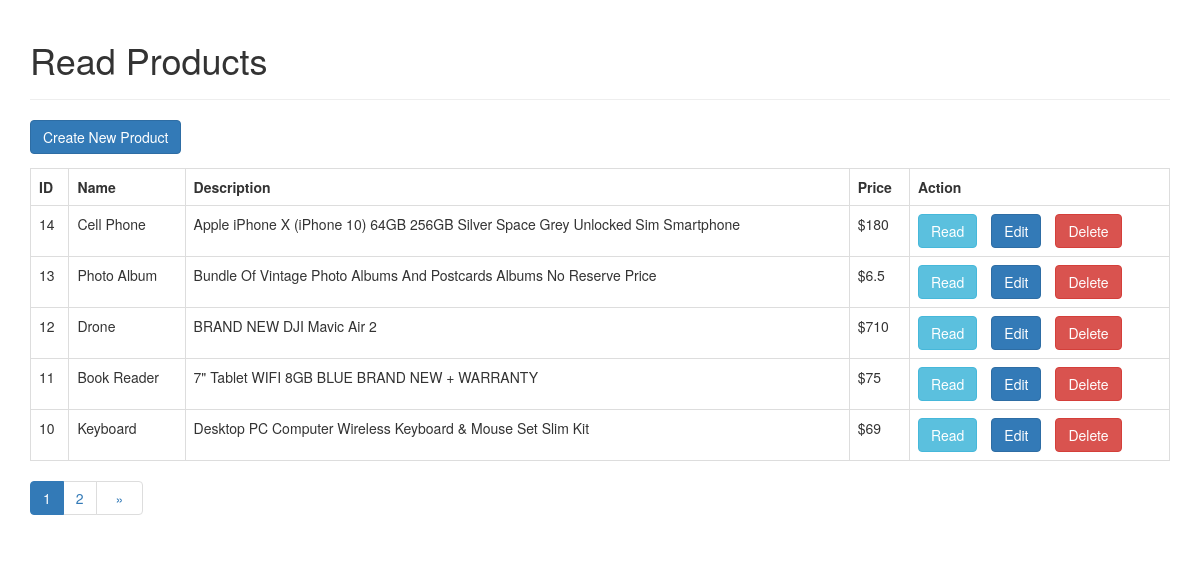
The page / on the database its author committed.
### tables this page shows
CREATE TABLE `products` (
  `id` int(11) NOT NULL,
  `name` varchar(128) NOT NULL,
  `description` text NOT NULL,
  `price` double NOT NULL,
  `created` datetime NOT NULL,
  `modified` timestamp NOT NULL DEFAULT CURRENT_TIMESTAMP ON UPDATE CURRENT_TIMESTAMP,
  `image` text NOT NULL
);

### index.php (the view, shortened to what this page needs)
<!DOCTYPE HTML>
<html>
<head>
    <link rel="stylesheet" href="https://maxcdn.bootstrapcdn.com/bootstrap/3.3.7/css/bootstrap.min.css" />
</head>
<body>
    <div class="container">
        <div class="page-header">
            <h1>Read Products</h1>
        </div>
        <?php
			include 'config/database.php';
			$page = isset($_GET['page']) ? $_GET['page'] : 1;
			$records_per_page = 5;
			$from_record_num = ($records_per_page * $page) - $records_per_page;
			$query = "SELECT id, name, description, price FROM products ORDER BY id DESC
				LIMIT :from_record_num, :records_per_page";
			$stmt = $con->prepare($query);
			$stmt->bindParam(":from_record_num", $from_record_num, PDO::PARAM_INT);
			$stmt->bindParam(":records_per_page", $records_per_page, PDO::PARAM_INT);
			$stmt->execute();
			$num = $stmt->rowCount();
			echo "<a href='create.php' class='btn btn-primary m-b-1em'>Create New Product</a>";
			if($num>0){
				echo "<table class='table table-hover table-responsive table-bordered'>";
				echo "<tr>";
					echo "<th>ID</th>";
					echo "<th>Name</th>";
					echo "<th>Description</th>";
					echo "<th>Price</th>";
					echo "<th>Action</th>";
				echo "</tr>";
				while ($row = $stmt->fetch(PDO::FETCH_ASSOC)){
					extract($row);
					echo "<tr>";
						echo "<td>{$id}</td>";
						echo "<td>{$name}</td>";
						echo "<td>{$description}</td>";
						echo "<td>&#36;{$price}</td>";
						echo "<td>";
							echo "<a href='read_one.php?id={$id}' class='btn btn-info m-r-1em'>Read</a>";
							echo "<a href='update.php?id={$id}' class='btn btn-primary m-r-1em'>Edit</a>";
							echo "<a href='#' onclick='delete_user({$id});'  class='btn btn-danger'>Delete</a>";
						echo "</td>";
					echo "</tr>";
				}
				echo "</table>";
				$query = "SELECT COUNT(*) as total_rows FROM products";
				$stmt = $con->prepare($query);
				$stmt->execute();
				$row = $stmt->fetch(PDO::FETCH_ASSOC);
				$total_rows = $row['total_rows'];
				$page_url="index.php?";
				include_once "paging.php";
			}
			else{
				echo "<div class='alert alert-danger'>No records found.</div>";
			}
		?>
    </div>
</body>
</html>

### paging.php (shortened to what this page needs)
<?php
echo "<ul class='pagination pull-left margin-zero mt0'>";
$total_pages = ceil($total_rows / $records_per_page);
$range = 1;
$initial_num = $page - $range;
$condition_limit_num = ($page + $range)  + 1;
for ($x=$initial_num; $x<$condition_limit_num; $x++) {
    if (($x > 0) && ($x <= $total_pages)) {
        if ($x == $page) {
            echo "<li class='active'>";
                echo "<a href='javascript::void();'>{$x}</a>";
            echo "</li>";
        }
        else {
            echo "<li>";
                echo " <a href='{$page_url}page={$x}'>{$x}</a> ";
            echo "</li>";
        }
    }
}
if($page<$total_pages){
    $next_page = $page + 1;
    echo "<li>";
        echo "<a href='{$page_url}page={$next_page}'>";
            echo "<span style='margin:0 .5em;'>&raquo;</span>";
        echo "</a>";
    echo "</li>";
}
echo "</ul>";
?>

### index.php (style rules this page uses)
.m-r-1em { margin-right:1em; }
.m-b-1em { margin-bottom:1em; }
.mt0 { margin-top:0; }

### rows shown on the page
products: id "14", name "Cell Phone", description "Apple iPhone X (iPhone 10) 64GB 256GB Silver Space Grey Unlocked Sim Smartphone", price "180"
products: id "13", name "Photo Album", description "Bundle Of Vintage Photo Albums And Postcards Albums No Reserve Price", price "6.5"
products: id "12", name "Drone", description "BRAND NEW DJI Mavic Air 2", price "710"
products: id "11", name "Book Reader", description "7\" Tablet WIFI 8GB BLUE BRAND NEW + WARRANTY", price "75"
products: id "10", name "Keyboard", description "Desktop PC Computer Wireless Keyboard & Mouse Set Slim Kit", price "69"
